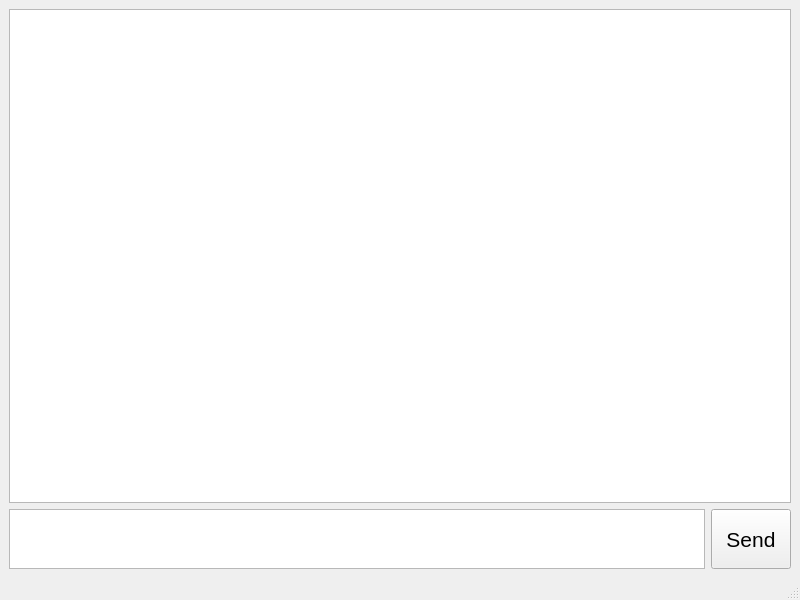
<?xml version="1.0" encoding="UTF-8"?>
<ui version="4.0">
 <class>MainWindow</class>
 <widget class="QMainWindow" name="MainWindow">
  <property name="geometry">
   <rect>
    <x>0</x>
    <y>0</y>
    <width>800</width>
    <height>600</height>
   </rect>
  </property>
  <property name="windowTitle">
   <string>MainWindow</string>
  </property>
  <widget class="QWidget" name="centralwidget">
   <layout class="QVBoxLayout" name="verticalLayout" stretch="2,0">
    <item>
     <widget class="QListView" name="lvChat">
      <property name="font">
       <font>
        <pointsize>16</pointsize>
       </font>
      </property>
     </widget>
    </item>
    <item>
     <layout class="QHBoxLayout" name="HL_Input" stretch="1,0">
      <item>
       <widget class="QTextEdit" name="teMsg">
        <property name="maximumSize">
         <size>
          <width>16777215</width>
          <height>60</height>
         </size>
        </property>
        <property name="font">
         <font>
          <pointsize>16</pointsize>
         </font>
        </property>
       </widget>
      </item>
      <item>
       <widget class="QPushButton" name="bSend">
        <property name="sizePolicy">
         <sizepolicy hsizetype="Expanding" vsizetype="Expanding">
          <horstretch>0</horstretch>
          <verstretch>0</verstretch>
         </sizepolicy>
        </property>
        <property name="font">
         <font>
          <pointsize>16</pointsize>
         </font>
        </property>
        <property name="text">
         <string>Send</string>
        </property>
       </widget>
      </item>
     </layout>
    </item>
   </layout>
  </widget>
  <widget class="QMenuBar" name="menubar">
   <property name="geometry">
    <rect>
     <x>0</x>
     <y>0</y>
     <width>800</width>
     <height>20</height>
    </rect>
   </property>
  </widget>
  <widget class="QStatusBar" name="statusbar"/>
 </widget>
 <resources/>
 <connections/>
</ui>
